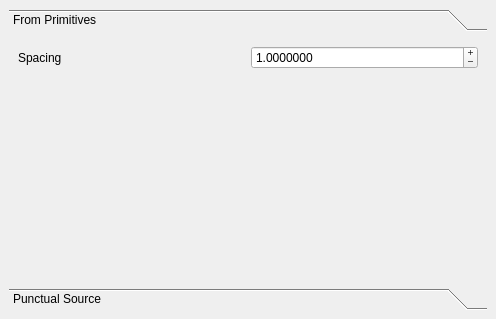
<?xml version="1.0" encoding="UTF-8"?>
<ui version="4.0">
 <class>SamplerFactory</class>
 <widget class="QDockWidget" name="SamplerFactory">
  <property name="geometry">
   <rect>
    <x>0</x>
    <y>0</y>
    <width>496</width>
    <height>319</height>
   </rect>
  </property>
  <property name="windowTitle">
   <string>Samplers</string>
  </property>
  <widget class="QWidget" name="dockWidgetContents">
   <layout class="QGridLayout" name="gridLayout_2">
    <item row="0" column="0">
     <widget class="QToolBox" name="toolBox">
      <property name="currentIndex">
       <number>0</number>
      </property>
      <widget class="QWidget" name="_samplerPrimitives">
       <property name="geometry">
        <rect>
         <x>0</x>
         <y>0</y>
         <width>478</width>
         <height>206</height>
        </rect>
       </property>
       <attribute name="label">
        <string>From Primitives</string>
       </attribute>
       <attribute name="toolTip">
        <string>Samples are generated by primitive</string>
       </attribute>
       <layout class="QGridLayout" name="gridLayout_3">
        <item row="0" column="0">
         <widget class="QLabel" name="_samplerPrimitivesParamSpacingLabel">
          <property name="text">
           <string>Spacing</string>
          </property>
          <property name="buddy">
           <cstring>_samplerPrimitivesParamSpacing</cstring>
          </property>
         </widget>
        </item>
        <item row="0" column="1">
         <widget class="QDoubleSpinBox" name="_samplerPrimitivesParamSpacing">
          <property name="buttonSymbols">
           <enum>QAbstractSpinBox::PlusMinus</enum>
          </property>
          <property name="decimals">
           <number>7</number>
          </property>
          <property name="minimum">
           <double>0.000001000000000</double>
          </property>
          <property name="maximum">
           <double>999999999.000000000000000</double>
          </property>
          <property name="singleStep">
           <double>1.000000000000000</double>
          </property>
          <property name="value">
           <double>1.000000000000000</double>
          </property>
         </widget>
        </item>
        <item row="1" column="1">
         <spacer name="verticalSpacer">
          <property name="orientation">
           <enum>Qt::Vertical</enum>
          </property>
          <property name="sizeHint" stdset="0">
           <size>
            <width>20</width>
            <height>40</height>
           </size>
          </property>
         </spacer>
        </item>
       </layout>
      </widget>
      <widget class="QWidget" name="_samplerPunctual">
       <property name="geometry">
        <rect>
         <x>0</x>
         <y>0</y>
         <width>478</width>
         <height>206</height>
        </rect>
       </property>
       <attribute name="label">
        <string>Punctual Source</string>
       </attribute>
       <attribute name="toolTip">
        <string>Punctual sampling source, like kinect</string>
       </attribute>
       <layout class="QGridLayout" name="gridLayout">
        <item row="0" column="0">
         <widget class="QGroupBox" name="_samplerPunctualPosGroup">
          <property name="title">
           <string>Position</string>
          </property>
          <layout class="QHBoxLayout" name="horizontalLayout">
           <item>
            <widget class="QLabel" name="_samplerPunctualPosXLabel">
             <property name="text">
              <string>x:</string>
             </property>
             <property name="buddy">
              <cstring>_samplerPunctualPosX</cstring>
             </property>
            </widget>
           </item>
           <item>
            <widget class="QDoubleSpinBox" name="_samplerPunctualPosX">
             <property name="singleStep">
              <double>0.010000000000000</double>
             </property>
             <property name="value">
              <double>0.500000000000000</double>
             </property>
            </widget>
           </item>
           <item>
            <widget class="QLabel" name="_samplerPunctualPosYLabel">
             <property name="text">
              <string>y:</string>
             </property>
             <property name="buddy">
              <cstring>_samplerPunctualPosY</cstring>
             </property>
            </widget>
           </item>
           <item>
            <widget class="QDoubleSpinBox" name="_samplerPunctualPosY">
             <property name="singleStep">
              <double>0.010000000000000</double>
             </property>
             <property name="value">
              <double>0.500000000000000</double>
             </property>
            </widget>
           </item>
           <item>
            <widget class="QLabel" name="_samplerPunctualPosZLabel">
             <property name="text">
              <string>z:</string>
             </property>
             <property name="buddy">
              <cstring>_samplerPunctualPosZ</cstring>
             </property>
            </widget>
           </item>
           <item>
            <widget class="QDoubleSpinBox" name="_samplerPunctualPosZ">
             <property name="singleStep">
              <double>0.010000000000000</double>
             </property>
             <property name="value">
              <double>0.000000000000000</double>
             </property>
            </widget>
           </item>
          </layout>
         </widget>
        </item>
        <item row="1" column="0">
         <widget class="QGroupBox" name="_samplerPunctualParamGroup">
          <property name="title">
           <string>Parameters</string>
          </property>
          <layout class="QGridLayout" name="gridLayout_4">
           <item row="0" column="0">
            <widget class="QLabel" name="_samplerPunctualParamNbSamplesLabel">
             <property name="text">
              <string>Nb Samples</string>
             </property>
            </widget>
           </item>
           <item row="1" column="1">
            <widget class="QCheckBox" name="_samplerPunctualParamOcclusion">
             <property name="text">
              <string>Occlusions</string>
             </property>
             <property name="checked">
              <bool>true</bool>
             </property>
            </widget>
           </item>
           <item row="0" column="1">
            <widget class="QSpinBox" name="_samplerPunctualParamNbSamples">
             <property name="minimum">
              <number>10</number>
             </property>
             <property name="maximum">
              <number>999999</number>
             </property>
             <property name="value">
              <number>360</number>
             </property>
            </widget>
           </item>
          </layout>
         </widget>
        </item>
       </layout>
      </widget>
     </widget>
    </item>
   </layout>
  </widget>
 </widget>
 <resources/>
 <connections>
  <connection>
   <sender>_samplerPrimitivesParamSpacing</sender>
   <signal>valueChanged(double)</signal>
   <receiver>SamplerFactory</receiver>
   <slot>updateSampler()</slot>
   <hints>
    <hint type="sourcelabel">
     <x>172</x>
     <y>93</y>
    </hint>
    <hint type="destinationlabel">
     <x>144</x>
     <y>103</y>
    </hint>
   </hints>
  </connection>
  <connection>
   <sender>toolBox</sender>
   <signal>currentChanged(int)</signal>
   <receiver>SamplerFactory</receiver>
   <slot>updateSampler()</slot>
   <hints>
    <hint type="sourcelabel">
     <x>144</x>
     <y>116</y>
    </hint>
    <hint type="destinationlabel">
     <x>144</x>
     <y>103</y>
    </hint>
   </hints>
  </connection>
  <connection>
   <sender>_samplerPunctualPosX</sender>
   <signal>valueChanged(double)</signal>
   <receiver>SamplerFactory</receiver>
   <slot>updateSampler()</slot>
   <hints>
    <hint type="sourcelabel">
     <x>137</x>
     <y>161</y>
    </hint>
    <hint type="destinationlabel">
     <x>247</x>
     <y>159</y>
    </hint>
   </hints>
  </connection>
  <connection>
   <sender>_samplerPunctualPosY</sender>
   <signal>valueChanged(double)</signal>
   <receiver>SamplerFactory</receiver>
   <slot>updateSampler()</slot>
   <hints>
    <hint type="sourcelabel">
     <x>283</x>
     <y>161</y>
    </hint>
    <hint type="destinationlabel">
     <x>247</x>
     <y>159</y>
    </hint>
   </hints>
  </connection>
  <connection>
   <sender>_samplerPunctualPosZ</sender>
   <signal>valueChanged(double)</signal>
   <receiver>SamplerFactory</receiver>
   <slot>updateSampler()</slot>
   <hints>
    <hint type="sourcelabel">
     <x>430</x>
     <y>161</y>
    </hint>
    <hint type="destinationlabel">
     <x>247</x>
     <y>159</y>
    </hint>
   </hints>
  </connection>
  <connection>
   <sender>_samplerPunctualParamNbSamples</sender>
   <signal>valueChanged(int)</signal>
   <receiver>SamplerFactory</receiver>
   <slot>updateSampler()</slot>
   <hints>
    <hint type="sourcelabel">
     <x>361</x>
     <y>242</y>
    </hint>
    <hint type="destinationlabel">
     <x>247</x>
     <y>159</y>
    </hint>
   </hints>
  </connection>
  <connection>
   <sender>_samplerPunctualParamOcclusion</sender>
   <signal>stateChanged(int)</signal>
   <receiver>SamplerFactory</receiver>
   <slot>updateSampler()</slot>
   <hints>
    <hint type="sourcelabel">
     <x>361</x>
     <y>276</y>
    </hint>
    <hint type="destinationlabel">
     <x>247</x>
     <y>159</y>
    </hint>
   </hints>
  </connection>
 </connections>
 <slots>
  <slot>updateSampler()</slot>
 </slots>
</ui>
